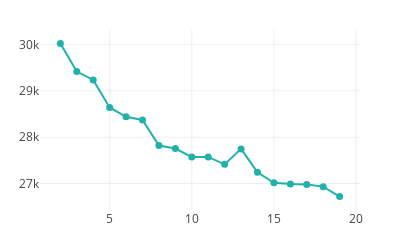

The notebook cell saved with this chart:
### Code cell
score_plot = plotly_create_scatter(list(range(2, 20)), score, mode='lines+markers')
plotly_draw_scatter(score_plot, zero_margin=False, height=220)

### Figure 1 — Plotly figure (JSON) as saved in the notebook; plotly's stock layout.template omitted (floating-point values rounded to 4 significant figures)
{"data": [{"hoverinfo": "text", "marker": {"color": "lightseagreen", "opacity": 1, "size": 7, "symbol": "circle"}, "mode": "lines+markers", "text": [], "type": "scatter", "uid": "2591ddc6-fbd2-11e8-a543-3c15c2cf2370", "x": [2, 3, 4, 5, 6, 7, 8, 9, 10, 11, 12, 13, 14, 15, 16, 17, 18, 19], "y": [30020.0, 29410.0, 29230.0, 28640.0, 28440.0, 28370.0, 27820.0, 27750.0, 27570.0, 27570.0, 27410.0, 27750.0, 27240.0, 27010.0, 26990.0, 26980.0, 26930.0, 26720.0]}], "layout": {"height": 220, "hovermode": "closest", "margin": {"b": 30, "l": 40, "r": 40, "t": 30}, "showlegend": false, "width": 400}}
